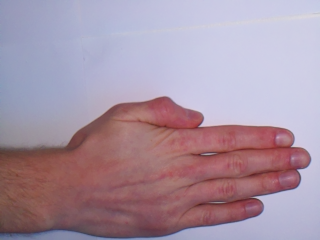
#> input picture photoDataset/paper/1728145009450449249.png, 320 x 240 px
$ python -i segment.py   (imports and definitions only)
#> lines starting #> are read from the running program, lines starting #| are printed output that depends on the picture; after the words box and inside, x2 and y2 are one past the last pixel; in counts of white or black regions, pixels touching at a corner belong together
import os
import sys
import glob
import cv2 as cv
import matplotlib.pyplot as plt
import numpy as np
from fileHandler import loadFiles, createOutputDir, createSubDir, createTimestampDir
from sklearn.metrics import confusion_matrix, ConfusionMatrixDisplay
import argparse

def prepareImage(image, grabcut=False):

    # Use GrabCut for image segmentation
    if grabcut:
        original = image.copy()
        image = cv.cvtColor(image, cv.COLOR_RGB2BGR)
        image[:, :, 0] = 0  # Set the blue channel to 0
        image[:, :, 1] = 0  # Set the green channel to 0

        # Define an initial mask for GrabCut algorithm
        mask = np.zeros(image.shape[:2], np.uint8)

        # Create temporary arrays for GrabCut
        bgdModel = np.zeros((1, 65), np.float64)
        fgdModel = np.zeros((1, 65), np.float64)

        # Define a rectangle around the object (hand) for GrabCut
        rect = (1, 1, image.shape[1] - 2, image.shape[0] - 2)

        # Apply GrabCut
        cv.grabCut(image, mask, rect, bgdModel, fgdModel, 4, cv.GC_INIT_WITH_RECT)

        # Modify the mask so that sure foreground and possible foreground are set to 1
        mask2 = np.where((mask == 2) | (mask == 0), 0, 1).astype("uint8")

        # Apply the mask to the image
        image_no_bg = image * mask2[:, :, np.newaxis]
        image_no_bg = cv.cvtColor(image_no_bg, cv.COLOR_BGR2GRAY)

        # Threshold the image to get a binary mask
        _, mask = cv.threshold(image_no_bg, 1, 255, cv.THRESH_BINARY)

        # Apply morphological opening to remove small black spots inside the object
        kernel = np.ones((5, 5), np.uint8)
        opened_mask = cv.morphologyEx(mask, cv.MORPH_OPEN, kernel, iterations=2)

        return opened_mask

    # Use Koen's method for image thresholding
    else:
        image = cv.cvtColor(image, cv.COLOR_RGB2BGR)
        image[:, :, 0] = 0
        image[:, :, 1] = 0
        gray = cv.cvtColor(image, cv.COLOR_BGR2GRAY)
        gray = cv.GaussianBlur(gray, (9, 9), 0)
        gray = cv.convertScaleAbs(gray, alpha=1.9, beta=0)
        gray = extractPixels(gray)
        gray = extractPixels(gray)
        gray = extractPixels(gray)
        gray = extractPixels(gray)
        gray = extractPixels(gray)
        gray = cv.convertScaleAbs(gray, alpha=2, beta=0)
        gray = extractPixels(gray)
        gray = extractPixels(gray)
        gray = cv.convertScaleAbs(gray, alpha=2, beta=0)
        gray = extractPixels(gray)
        gray = extractPixels(gray)
        gray = extractPixels(gray)
        gray = extractPixels(gray)
        gray = extractPixels(gray)
        gray = cv.GaussianBlur(gray, (5, 5), 0)
        kernel = np.ones((6, 6), np.uint8)
        canny = cv.Canny(gray, 100, 200)
        canny = cv.dilate(canny, kernel, 1)
        gray[canny == 255] = 0
        gray = cv.convertScaleAbs(gray, alpha=1.3, beta=0)
        gray = cv.GaussianBlur(gray, (25, 25), 0)
        gray = cv.GaussianBlur(gray, (7, 7), 0)
        _, thresh = cv.threshold(gray, 128, 255, cv.THRESH_BINARY_INV + cv.THRESH_OTSU)
        # thresh = cv.resize(thresh, (320, 240), interpolation=cv.INTER_NEAREST)
        return thresh

def extractPixels(gray):
    # gray = cv.GaussianBlur(gray,(3,3),0)
    noncappedpixels = gray[gray != 255 & (gray != 0)]
    if len(noncappedpixels) > 0:
        min_val = np.min(noncappedpixels)

    outputImage = np.copy(gray)

    # Subtract the minimum value from all non-255 pixels
    outputImage[outputImage != 255 & (outputImage > 10)] -= min_val

    # Ensure pixel values don't go below 0
    outputImage = np.clip(outputImage, 0, 255)

    return outputImage

# [58 lines left out: functions sobel, maskWhiteBG, not called in this run]

def segmentImage(image):
    """
    Complete proces for image segmentation
    """
    image_original = image.copy()
    prepared = prepareImage(image)
    mask = extractPixels(prepared)
    result = cv.bitwise_and(image_original, image_original, mask=prepared)

    return result

# Update the main function to test the combined prepareImage function
# [56 lines not run here, left out]

>>> import cv2
>>> picture = cv2.cvtColor(cv2.imread('../photoDataset/paper/1728145009450449249.png'), cv2.COLOR_BGR2RGB)
>>> result = segmentImage(picture)
#> in prepareImage, image is the input picture: shape (240, 320, 3); mean B, G, R 163.1, 146.9, 167.8
#> in prepareImage, `image[:, :, 1] = 0`:
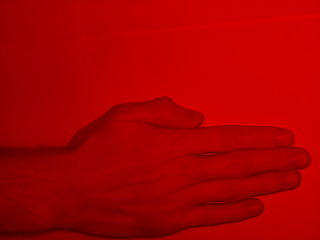
#> image: shape (240, 320, 3); mean B, G, R 0, 0, 167.8
#> in extractPixels, `min_val = np.min(noncappedpixels)`: min_val = 40
#> in prepareImage, `gray = cv.convertScaleAbs(gray, alpha=2, beta=0)`:
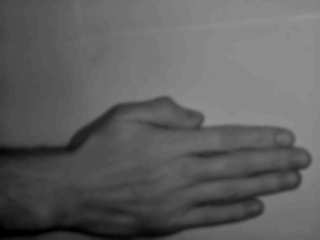
#> gray: shape (240, 320); min 0, max 148, mean 94.7
#> in prepareImage, `gray = cv.convertScaleAbs(gray, alpha=2, beta=0)`:
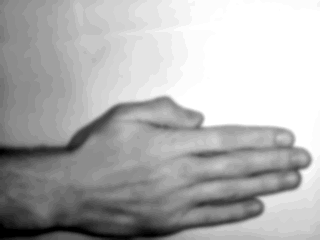
#> gray: shape (240, 320); min 0, max 255, mean 175.8
#> in prepareImage, `canny = cv.Canny(gray, 100, 200)`:
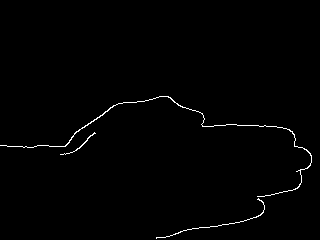
#> canny: shape (240, 320); 0.88% white in thin lines or dots, all inside (x1, y1, x2, y2) = (0, 96, 312, 239)
#> in prepareImage, `canny = cv.dilate(canny, kernel, 1)`: canny: shape (240, 320); 5.8% white; 1 white region, box (x1, y1, x2, y2) and area: (0, 94, 315, 240) 4470
#> in prepareImage, `gray[canny == 255] = 0`:
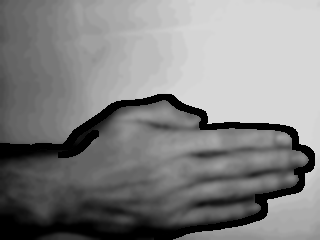
#> gray: shape (240, 320); min 0, max 215, mean 130
#> in prepareImage, `_, thresh = cv.threshold(gray, 128, 255, cv.THRESH_BINARY_INV + cv.THR..`:
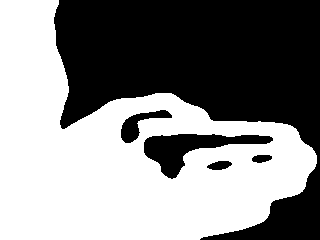
#> thresh: shape (240, 320); 53.1% white; 5 black regions, box (x1, y1, x2, y2) and area: (54, 0, 320, 240) 32834, (144, 134, 273, 179) 2250, (121, 110, 172, 143) 617, (207, 161, 232, 170) 162, (252, 155, 272, 163) 124
#> in extractPixels (call 13), `outputImage[outputImage != 255 & (outputImage > 10)] -= min_val`: outputImage: shape (240, 320); every value is 0
#> in segmentImage, `result = cv.bitwise_and(image_original, image_original, mask=prepared)`:
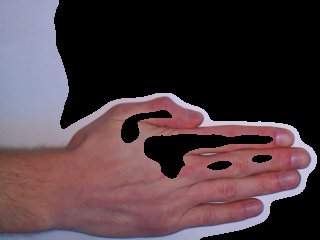
#> result: shape (240, 320, 3); mean R, G, B 77.9, 59.4, 64.8

$ run again, on photoDataset/rock/1727519767546540606.png
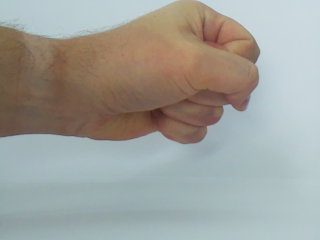
#> input picture photoDataset/rock/1727519767546540606.png, 320 x 240 px
#> in prepareImage, image is the input picture: shape (240, 320, 3); mean B, G, R 154.2, 159.9, 159.1
#> min_val = 40
#> in prepareImage, `gray[canny == 255] = 0`:
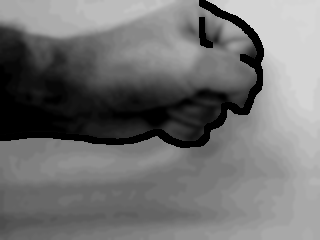
#> gray: shape (240, 320); min 0, max 215, mean 113.4
#> thresh: shape (240, 320); 27.4% white; 3 white regions, box (x1, y1, x2, y2) and area: (0, 0, 263, 151) 20206, (195, 18, 220, 49) 495, (0, 213, 32, 234) 344
#> outputImage: shape (240, 320); every value is 0
#> in segmentImage, `result = cv.bitwise_and(image_original, image_original, mask=prepared)`:
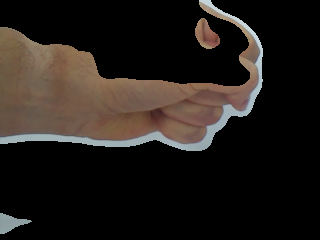
#> result: shape (240, 320, 3); mean R, G, B 34.9, 29.3, 25.3

$ run again, on photoDataset/rock/rock_original_1727519751769700363.png_a9ba2a65-0816-4ae7-85bd-444b1918aa2a.png
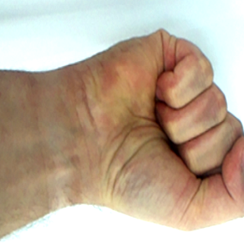
#> input picture photoDataset/rock/rock_original_1727519751769700363.png_a9ba2a65-0816-4ae7-85bd-444b1918aa2a.png, 244 x 244 px
#> in prepareImage, image is the input picture: shape (244, 244, 3); mean B, G, R 152.4, 171.7, 189.9
#> min_val = 8
#> in extractPixels (call 10), `outputImage[outputImage != 255 & (outputImage > 10)] -= min_val`:
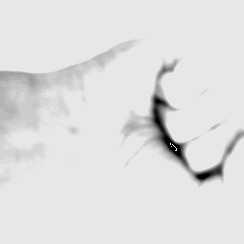
#> outputImage: shape (244, 244); min 0, max 231, mean 223.1
#> thresh: shape (244, 244); 6.7% white; 1 white region, box (x1, y1, x2, y2) and area: (148, 57, 244, 185) 3991
#> outputImage: shape (244, 244); every value is 0
#> in segmentImage, `result = cv.bitwise_and(image_original, image_original, mask=prepared)`:
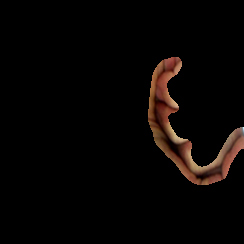
#> result: shape (244, 244, 3); mean R, G, B 8.1, 4.9, 3.5

$ run again, on photoDataset/scissors/1728125552868561428.png
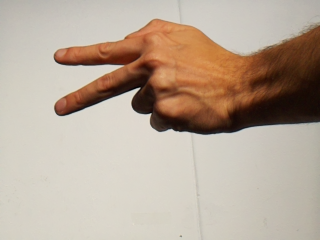
#> input picture photoDataset/scissors/1728125552868561428.png, 320 x 240 px
#> in prepareImage, image is the input picture: shape (240, 320, 3); mean B, G, R 153.2, 168.7, 185.1
#> min_val = 11
#> thresh: shape (240, 320); 18.3% white; 1 white region, box (x1, y1, x2, y2) and area: (53, 23, 320, 139) 14029
#> outputImage: shape (240, 320); every value is 0
#> in segmentImage, `result = cv.bitwise_and(image_original, image_original, mask=prepared)`:
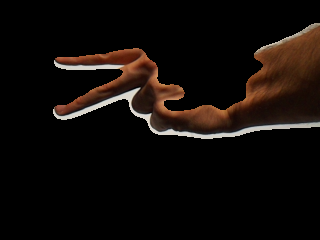
#> result: shape (240, 320, 3); mean R, G, B 17.2, 11.6, 8.6
